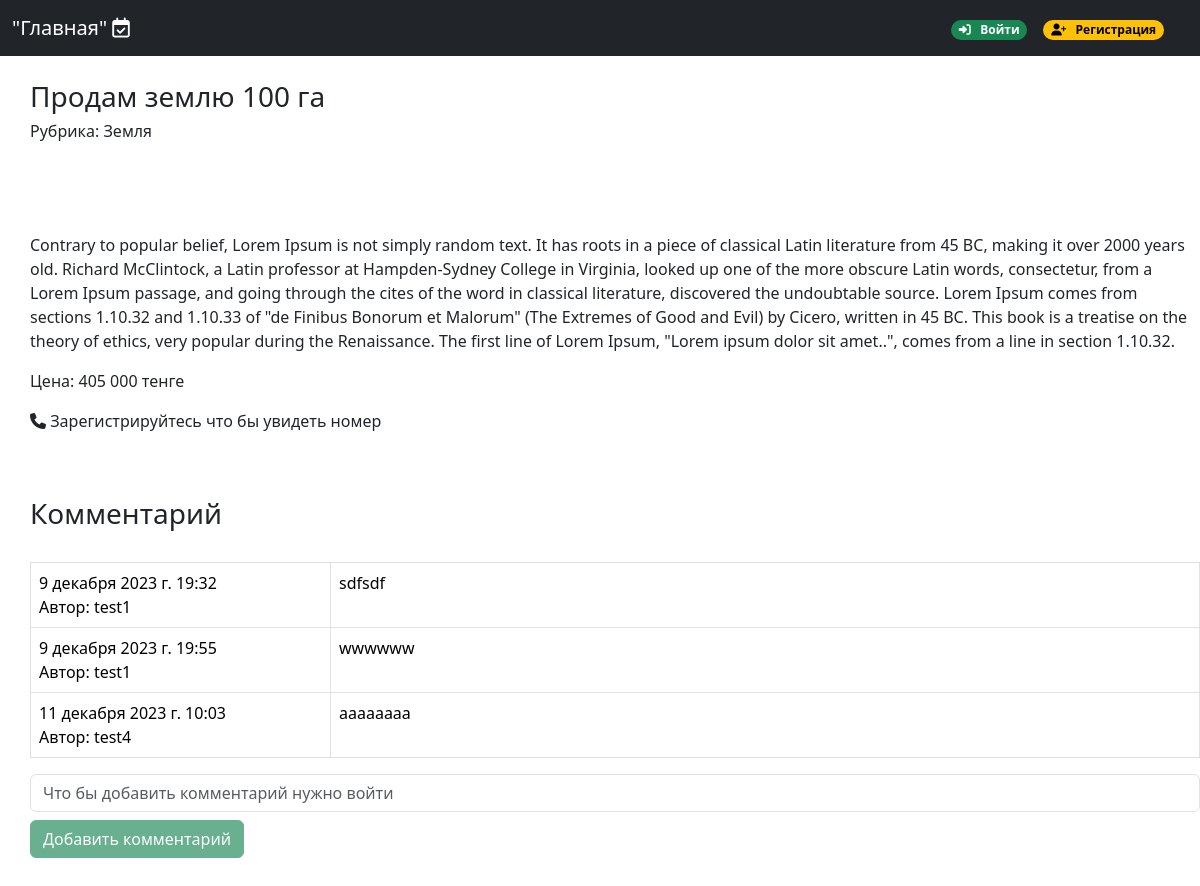
Page /rubric/4/post/4/ on the earlier database version.
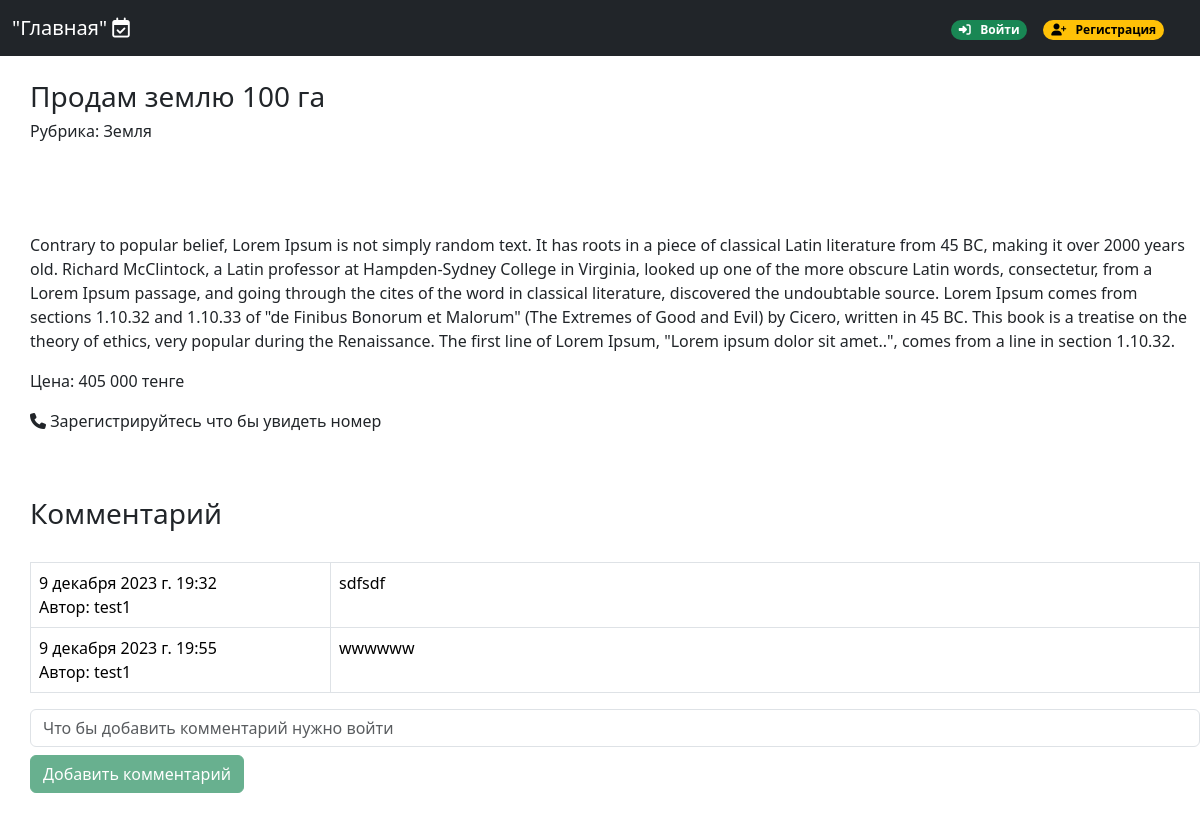
Same page on the later database version.
### app/models.py (models this page shows)
class Comment(models.Model):
    post = models.ForeignKey(Post, on_delete=models.CASCADE, verbose_name='Объявления', related_name='comment')
    created_at = models.DateTimeField(auto_now_add=True, verbose_name='Дата')
    author = models.ForeignKey(User, on_delete=models.CASCADE, verbose_name='Автор')
    content = models.TextField(verbose_name='Комментарий')

### app/views.py (the view, shortened to what this page needs)
# urls.py: path('rubric/<int:subrubric_pk>/post/<int:post_pk>/', PostView.as_view(), name='post'),
class PostView(View):
    def get(self, request, subrubric_pk, post_pk):
        form = AddCommentForm(request.POST)
        post = Post.objects.get(pk=post_pk)
        comments = Comment.objects.filter(post=post)
        context = {'form':form, 'post':post, 'comments':comments}
        return render(request, 'post.html', context)

### app/forms.py
class AddCommentForm(forms.ModelForm):
    class Meta:
        model = Comment
        fields = ['content']

### app/templatetags/custom_filters.py (called while the page is built)
@register.filter
def thousands_with_spaces(value):
    try:
        value = int(value) if isinstance(value, str) else value
        formatted_value = "{:,}".format(value).replace(",", " ")
        return formatted_value
    except (ValueError, TypeError):
        return value

### templates/post.html (shortened to what this page needs)
{% extends "base.html" %}
{% load static %}
{% load custom_filters %}
{% block content %}
<h3> {{ post.title }} </h3>
<h6> Рубрика: {{ post.rubric.name }} </h6>
<div style="padding-top:30px; padding-bottom: 30px;"><img src="{{ post.image.profile.url }}"></div>
<p> {{ post.content }} </p>
<p>   Цена: {{ post.price|thousands_with_spaces }} тенге</p>
<p><i class="fa-solid fa-phone"></i>
{% if user.is_authenticated %}  {{ post.contact }}
{% else %} Зарегистрируйтесь что бы увидеть номер
{% endif %}
</p>
<br> <br>
<h3> Комментарий </h3> <br>
<table  class="table table-bordered">
{% for each in comments %}
        <tr>
            <td style="width:300px;">{{ each.created_at }} <br> Автор: {{ each.author }} </td>
            <td>{{ each.content }} <br>
            </td>
        </tr>
{% endfor %}
</table>
<form method="POST">
    <div class="row-md-2">
        <input type="text" class="form-control  mb-2" name="content" placeholder= {% if request.user.is_authenticated %} "Введите комментарий" {% else %} "Что бы добавить комментарий нужно войти" {% endif%} {% if request.user.is_authenticated %} {% else %} readonly {% endif%} >
    </div>
    <div class="row-md-2">
        <button type="submit" class="btn btn-success" {% if request.user.is_authenticated %} {% else %} disabled {% endif%}>Добавить комментарий</button>
    </div>
</form>
{% endblock %}

Differences in the rows shown:
removed Comment: created_at "11 декабря 2023 г. 10:03", author "test4", content "aaaaaaaa"
